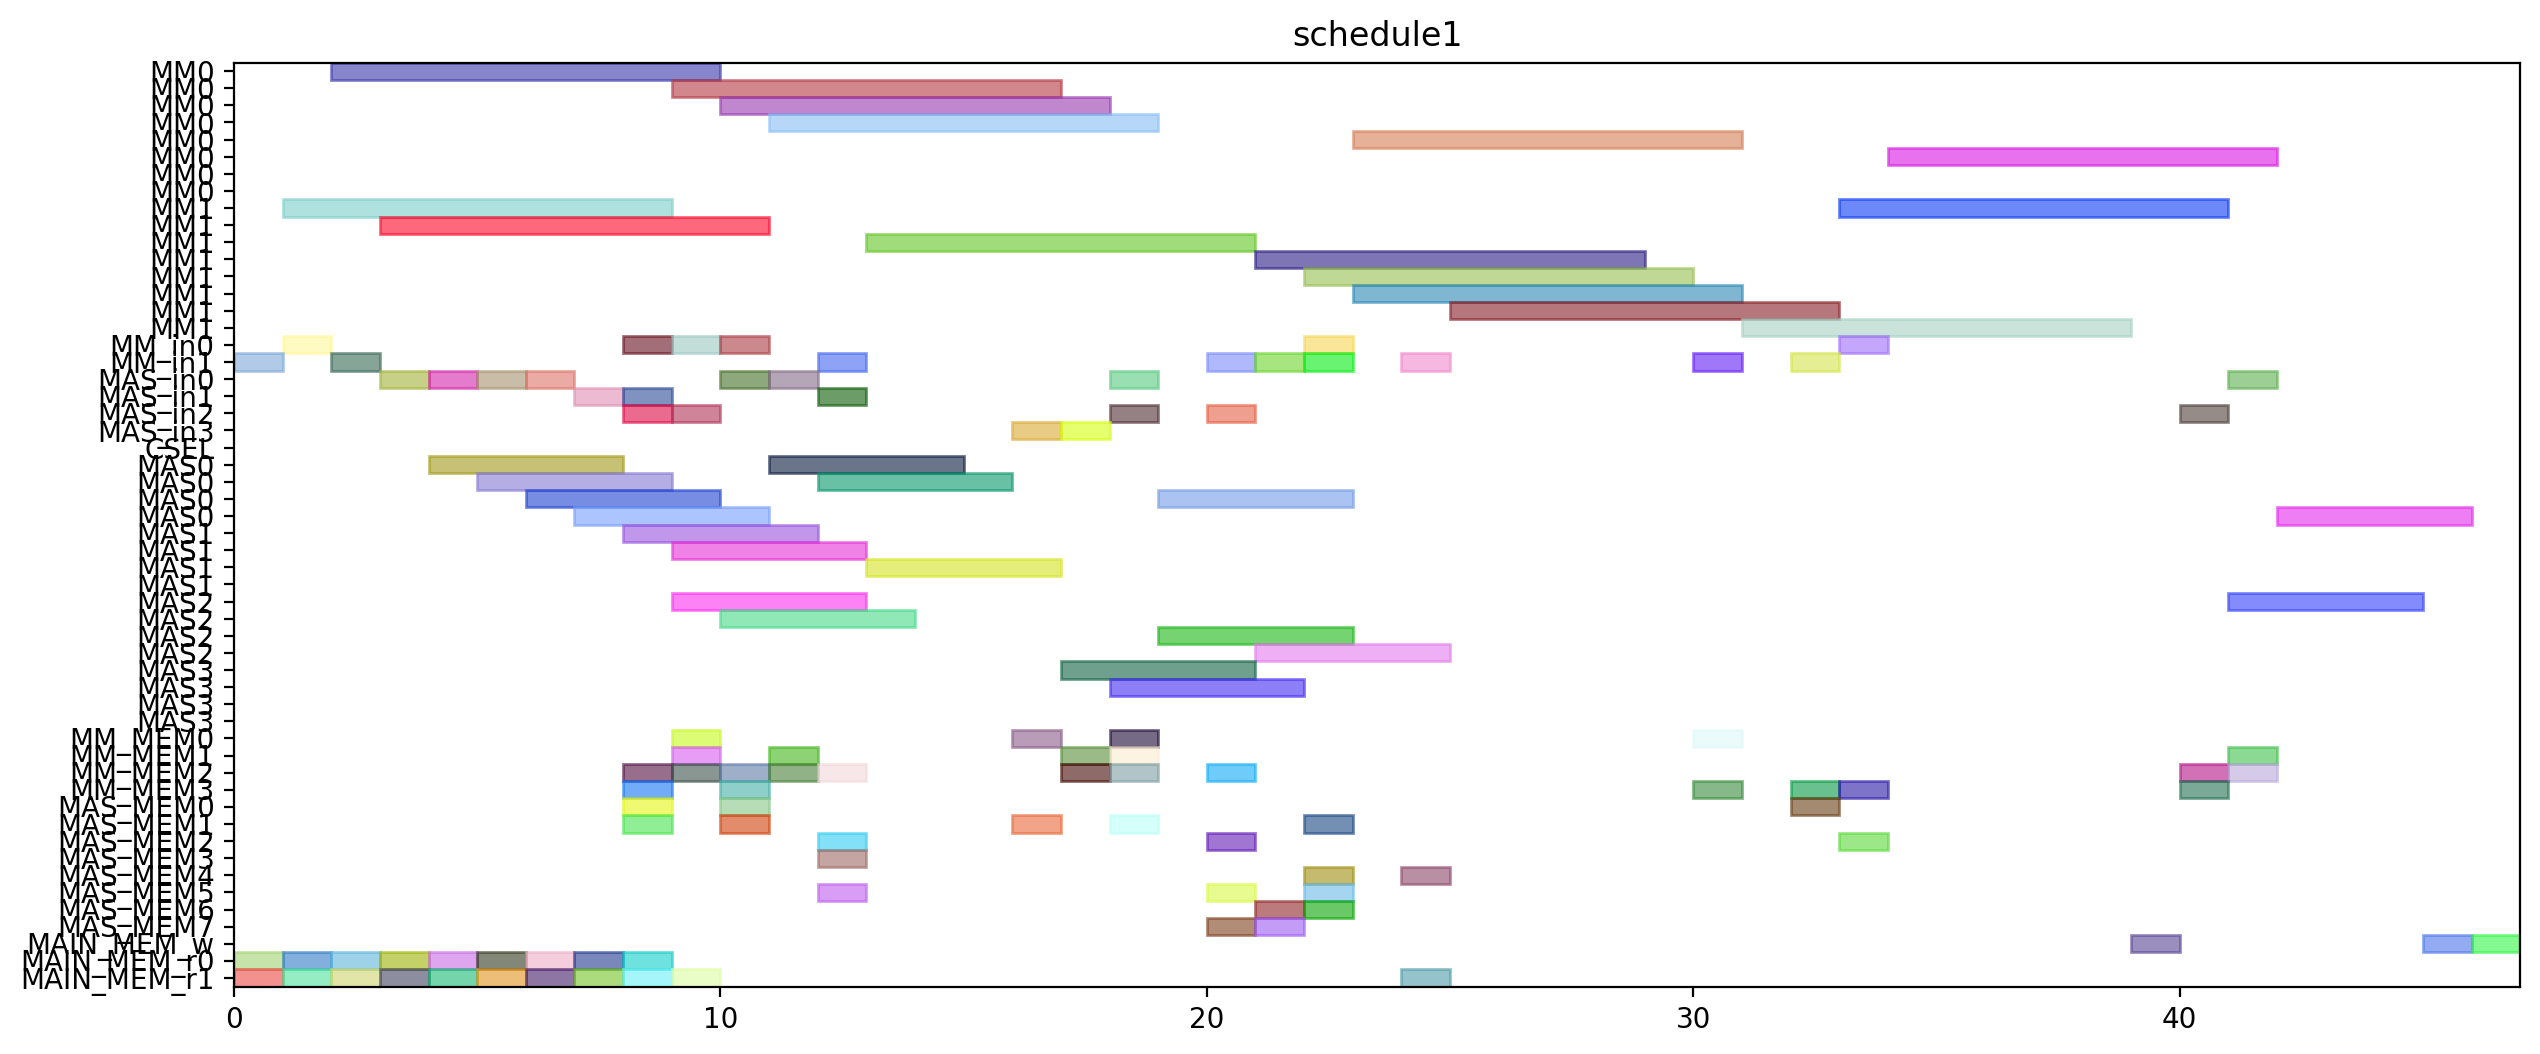

The Python source for this figure:
from pyschedule import Scenario, solvers, plotters, alt


def solve():
	horizon = 153
	S = Scenario("schedule1", horizon=horizon)

	# resource
	MM = S.Resources('MM', num=2, size=8)
	MM_in = S.Resources('MM_in', num=2)
	MAS_in = S.Resources('MAS_in', num=4)
	CSEL = S.Resource('CSEL')
	MAS = S.Resources('MAS', num=4, size=4, periods=range(1, horizon))
	MM_MEM = S.Resources('MM_MEM', num=4)
	MAS_MEM = S.Resources('MAS_MEM', num=8)
	MAIN_MEM_w = S.Resource('MAIN_MEM_w', size=1)
	MAIN_MEM_r = S.Resources('MAIN_MEM_r', num=2)

	# result of previous scheduling
	t0_in = S.Task('t0_in', length=1, delay_cost=1)
	S += t0_in >= 0
	t0_in += MM_in[1]

	t0_mem0 = S.Task('t0_mem0', length=1, delay_cost=1)
	S += t0_mem0 >= 0
	t0_mem0 += MAIN_MEM_r[0]

	t0_mem1 = S.Task('t0_mem1', length=1, delay_cost=1)
	S += t0_mem1 >= 0
	t0_mem1 += MAIN_MEM_r[1]

	t0 = S.Task('t0', length=8, delay_cost=1)
	S += t0 >= 1
	t0 += MM[1]

	t2_in = S.Task('t2_in', length=1, delay_cost=1)
	S += t2_in >= 1
	t2_in += MM_in[0]

	t2_mem0 = S.Task('t2_mem0', length=1, delay_cost=1)
	S += t2_mem0 >= 1
	t2_mem0 += MAIN_MEM_r[0]

	t2_mem1 = S.Task('t2_mem1', length=1, delay_cost=1)
	S += t2_mem1 >= 1
	t2_mem1 += MAIN_MEM_r[1]

	t1_in = S.Task('t1_in', length=1, delay_cost=1)
	S += t1_in >= 2
	t1_in += MM_in[1]

	t1_mem0 = S.Task('t1_mem0', length=1, delay_cost=1)
	S += t1_mem0 >= 2
	t1_mem0 += MAIN_MEM_r[0]

	t1_mem1 = S.Task('t1_mem1', length=1, delay_cost=1)
	S += t1_mem1 >= 2
	t1_mem1 += MAIN_MEM_r[1]

	t2 = S.Task('t2', length=8, delay_cost=1)
	S += t2 >= 2
	t2 += MM[0]

	t1 = S.Task('t1', length=8, delay_cost=1)
	S += t1 >= 3
	t1 += MM[1]

	t3_in = S.Task('t3_in', length=1, delay_cost=1)
	S += t3_in >= 3
	t3_in += MAS_in[0]

	t3_mem0 = S.Task('t3_mem0', length=1, delay_cost=1)
	S += t3_mem0 >= 3
	t3_mem0 += MAIN_MEM_r[0]

	t3_mem1 = S.Task('t3_mem1', length=1, delay_cost=1)
	S += t3_mem1 >= 3
	t3_mem1 += MAIN_MEM_r[1]

	t3 = S.Task('t3', length=4, delay_cost=1)
	S += t3 >= 4
	t3 += MAS[0]

	t4_in = S.Task('t4_in', length=1, delay_cost=1)
	S += t4_in >= 4
	t4_in += MAS_in[0]

	t4_mem0 = S.Task('t4_mem0', length=1, delay_cost=1)
	S += t4_mem0 >= 4
	t4_mem0 += MAIN_MEM_r[0]

	t4_mem1 = S.Task('t4_mem1', length=1, delay_cost=1)
	S += t4_mem1 >= 4
	t4_mem1 += MAIN_MEM_r[1]

	t4 = S.Task('t4', length=4, delay_cost=1)
	S += t4 >= 5
	t4 += MAS[0]

	t9_in = S.Task('t9_in', length=1, delay_cost=1)
	S += t9_in >= 5
	t9_in += MAS_in[0]

	t9_mem0 = S.Task('t9_mem0', length=1, delay_cost=1)
	S += t9_mem0 >= 5
	t9_mem0 += MAIN_MEM_r[0]

	t9_mem1 = S.Task('t9_mem1', length=1, delay_cost=1)
	S += t9_mem1 >= 5
	t9_mem1 += MAIN_MEM_r[1]

	t8_in = S.Task('t8_in', length=1, delay_cost=1)
	S += t8_in >= 6
	t8_in += MAS_in[0]

	t8_mem0 = S.Task('t8_mem0', length=1, delay_cost=1)
	S += t8_mem0 >= 6
	t8_mem0 += MAIN_MEM_r[0]

	t8_mem1 = S.Task('t8_mem1', length=1, delay_cost=1)
	S += t8_mem1 >= 6
	t8_mem1 += MAIN_MEM_r[1]

	t9 = S.Task('t9', length=4, delay_cost=1)
	S += t9 >= 6
	t9 += MAS[0]

	t14_in = S.Task('t14_in', length=1, delay_cost=1)
	S += t14_in >= 7
	t14_in += MAS_in[1]

	t14_mem0 = S.Task('t14_mem0', length=1, delay_cost=1)
	S += t14_mem0 >= 7
	t14_mem0 += MAIN_MEM_r[0]

	t14_mem1 = S.Task('t14_mem1', length=1, delay_cost=1)
	S += t14_mem1 >= 7
	t14_mem1 += MAIN_MEM_r[1]

	t8 = S.Task('t8', length=4, delay_cost=1)
	S += t8 >= 7
	t8 += MAS[0]

	t13_in = S.Task('t13_in', length=1, delay_cost=1)
	S += t13_in >= 8
	t13_in += MAS_in[1]

	t13_mem0 = S.Task('t13_mem0', length=1, delay_cost=1)
	S += t13_mem0 >= 8
	t13_mem0 += MAIN_MEM_r[0]

	t13_mem1 = S.Task('t13_mem1', length=1, delay_cost=1)
	S += t13_mem1 >= 8
	t13_mem1 += MAIN_MEM_r[1]

	t14 = S.Task('t14', length=4, delay_cost=1)
	S += t14 >= 8
	t14 += MAS[1]

	t18_in = S.Task('t18_in', length=1, delay_cost=1)
	S += t18_in >= 8
	t18_in += MAS_in[2]

	t18_mem0 = S.Task('t18_mem0', length=1, delay_cost=1)
	S += t18_mem0 >= 8
	t18_mem0 += MM_MEM[2]

	t18_mem1 = S.Task('t18_mem1', length=1, delay_cost=1)
	S += t18_mem1 >= 8
	t18_mem1 += MM_MEM[3]

	t5_in = S.Task('t5_in', length=1, delay_cost=1)
	S += t5_in >= 8
	t5_in += MM_in[0]

	t5_mem0 = S.Task('t5_mem0', length=1, delay_cost=1)
	S += t5_mem0 >= 8
	t5_mem0 += MAS_MEM[0]

	t5_mem1 = S.Task('t5_mem1', length=1, delay_cost=1)
	S += t5_mem1 >= 8
	t5_mem1 += MAS_MEM[1]

	t13 = S.Task('t13', length=4, delay_cost=1)
	S += t13 >= 9
	t13 += MAS[1]

	t16_in = S.Task('t16_in', length=1, delay_cost=1)
	S += t16_in >= 9
	t16_in += MAS_in[2]

	t16_mem0 = S.Task('t16_mem0', length=1, delay_cost=1)
	S += t16_mem0 >= 9
	t16_mem0 += MM_MEM[2]

	t16_mem1 = S.Task('t16_mem1', length=1, delay_cost=1)
	S += t16_mem1 >= 9
	t16_mem1 += MM_MEM[1]

	t18 = S.Task('t18', length=4, delay_cost=1)
	S += t18 >= 9
	t18 += MAS[2]

	t20_in = S.Task('t20_in', length=1, delay_cost=1)
	S += t20_in >= 9
	t20_in += MM_in[0]

	t20_mem0 = S.Task('t20_mem0', length=1, delay_cost=1)
	S += t20_mem0 >= 9
	t20_mem0 += MM_MEM[0]

	t20_mem1 = S.Task('t20_mem1', length=1, delay_cost=1)
	S += t20_mem1 >= 9
	t20_mem1 += MAIN_MEM_r[1]

	t5 = S.Task('t5', length=8, delay_cost=1)
	S += t5 >= 9
	t5 += MM[0]

	t10_in = S.Task('t10_in', length=1, delay_cost=1)
	S += t10_in >= 10
	t10_in += MM_in[0]

	t10_mem0 = S.Task('t10_mem0', length=1, delay_cost=1)
	S += t10_mem0 >= 10
	t10_mem0 += MAS_MEM[0]

	t10_mem1 = S.Task('t10_mem1', length=1, delay_cost=1)
	S += t10_mem1 >= 10
	t10_mem1 += MAS_MEM[1]

	t16 = S.Task('t16', length=4, delay_cost=1)
	S += t16 >= 10
	t16 += MAS[2]

	t20 = S.Task('t20', length=8, delay_cost=1)
	S += t20 >= 10
	t20 += MM[0]

	t6_in = S.Task('t6_in', length=1, delay_cost=1)
	S += t6_in >= 10
	t6_in += MAS_in[0]

	t6_mem0 = S.Task('t6_mem0', length=1, delay_cost=1)
	S += t6_mem0 >= 10
	t6_mem0 += MM_MEM[2]

	t6_mem1 = S.Task('t6_mem1', length=1, delay_cost=1)
	S += t6_mem1 >= 10
	t6_mem1 += MM_MEM[3]

	t10 = S.Task('t10', length=8, delay_cost=1)
	S += t10 >= 11
	t10 += MM[0]

	t11_in = S.Task('t11_in', length=1, delay_cost=1)
	S += t11_in >= 11
	t11_in += MAS_in[0]

	t11_mem0 = S.Task('t11_mem0', length=1, delay_cost=1)
	S += t11_mem0 >= 11
	t11_mem0 += MM_MEM[2]

	t11_mem1 = S.Task('t11_mem1', length=1, delay_cost=1)
	S += t11_mem1 >= 11
	t11_mem1 += MM_MEM[1]

	t6 = S.Task('t6', length=4, delay_cost=1)
	S += t6 >= 11
	t6 += MAS[0]

	t11 = S.Task('t11', length=4, delay_cost=1)
	S += t11 >= 12
	t11 += MAS[0]

	t15_in = S.Task('t15_in', length=1, delay_cost=1)
	S += t15_in >= 12
	t15_in += MM_in[1]

	t15_mem0 = S.Task('t15_mem0', length=1, delay_cost=1)
	S += t15_mem0 >= 12
	t15_mem0 += MAS_MEM[2]

	t15_mem1 = S.Task('t15_mem1', length=1, delay_cost=1)
	S += t15_mem1 >= 12
	t15_mem1 += MAS_MEM[3]

	t19_in = S.Task('t19_in', length=1, delay_cost=1)
	S += t19_in >= 12
	t19_in += MAS_in[1]

	t19_mem0 = S.Task('t19_mem0', length=1, delay_cost=1)
	S += t19_mem0 >= 12
	t19_mem0 += MM_MEM[2]

	t19_mem1 = S.Task('t19_mem1', length=1, delay_cost=1)
	S += t19_mem1 >= 12
	t19_mem1 += MAS_MEM[5]

	t15 = S.Task('t15', length=8, delay_cost=1)
	S += t15 >= 13
	t15 += MM[1]

	t19 = S.Task('t19', length=4, delay_cost=1)
	S += t19 >= 13
	t19 += MAS[1]

	t7_in = S.Task('t7_in', length=1, delay_cost=1)
	S += t7_in >= 16
	t7_in += MAS_in[3]

	t7_mem0 = S.Task('t7_mem0', length=1, delay_cost=1)
	S += t7_mem0 >= 16
	t7_mem0 += MM_MEM[0]

	t7_mem1 = S.Task('t7_mem1', length=1, delay_cost=1)
	S += t7_mem1 >= 16
	t7_mem1 += MAS_MEM[1]

	t22_in = S.Task('t22_in', length=1, delay_cost=1)
	S += t22_in >= 17
	t22_in += MAS_in[3]

	t22_mem0 = S.Task('t22_mem0', length=1, delay_cost=1)
	S += t22_mem0 >= 17
	t22_mem0 += MM_MEM[2]

	t22_mem1 = S.Task('t22_mem1', length=1, delay_cost=1)
	S += t22_mem1 >= 17
	t22_mem1 += MM_MEM[1]

	t7 = S.Task('t7', length=4, delay_cost=1)
	S += t7 >= 17
	t7 += MAS[3]

	t12_in = S.Task('t12_in', length=1, delay_cost=1)
	S += t12_in >= 18
	t12_in += MAS_in[0]

	t12_mem0 = S.Task('t12_mem0', length=1, delay_cost=1)
	S += t12_mem0 >= 18
	t12_mem0 += MM_MEM[0]

	t12_mem1 = S.Task('t12_mem1', length=1, delay_cost=1)
	S += t12_mem1 >= 18
	t12_mem1 += MAS_MEM[1]

	t21_in = S.Task('t21_in', length=1, delay_cost=1)
	S += t21_in >= 18
	t21_in += MAS_in[2]

	t21_mem0 = S.Task('t21_mem0', length=1, delay_cost=1)
	S += t21_mem0 >= 18
	t21_mem0 += MM_MEM[2]

	t21_mem1 = S.Task('t21_mem1', length=1, delay_cost=1)
	S += t21_mem1 >= 18
	t21_mem1 += MM_MEM[1]

	t22 = S.Task('t22', length=4, delay_cost=1)
	S += t22 >= 18
	t22 += MAS[3]

	t12 = S.Task('t12', length=4, delay_cost=1)
	S += t12 >= 19
	t12 += MAS[0]

	t21 = S.Task('t21', length=4, delay_cost=1)
	S += t21 >= 19
	t21 += MAS[2]

	t17_in = S.Task('t17_in', length=1, delay_cost=1)
	S += t17_in >= 20
	t17_in += MAS_in[2]

	t17_mem0 = S.Task('t17_mem0', length=1, delay_cost=1)
	S += t17_mem0 >= 20
	t17_mem0 += MM_MEM[2]

	t17_mem1 = S.Task('t17_mem1', length=1, delay_cost=1)
	S += t17_mem1 >= 20
	t17_mem1 += MAS_MEM[5]

	t28_in = S.Task('t28_in', length=1, delay_cost=1)
	S += t28_in >= 20
	t28_in += MM_in[1]

	t28_mem0 = S.Task('t28_mem0', length=1, delay_cost=1)
	S += t28_mem0 >= 20
	t28_mem0 += MAS_MEM[2]

	t28_mem1 = S.Task('t28_mem1', length=1, delay_cost=1)
	S += t28_mem1 >= 20
	t28_mem1 += MAS_MEM[7]

	t17 = S.Task('t17', length=4, delay_cost=1)
	S += t17 >= 21
	t17 += MAS[2]

	t25_in = S.Task('t25_in', length=1, delay_cost=1)
	S += t25_in >= 21
	t25_in += MM_in[1]

	t25_mem0 = S.Task('t25_mem0', length=1, delay_cost=1)
	S += t25_mem0 >= 21
	t25_mem0 += MAS_MEM[6]

	t25_mem1 = S.Task('t25_mem1', length=1, delay_cost=1)
	S += t25_mem1 >= 21
	t25_mem1 += MAS_MEM[7]

	t28 = S.Task('t28', length=8, delay_cost=1)
	S += t28 >= 21
	t28 += MM[1]

	t25 = S.Task('t25', length=8, delay_cost=1)
	S += t25 >= 22
	t25 += MM[1]

	t27_in = S.Task('t27_in', length=1, delay_cost=1)
	S += t27_in >= 22
	t27_in += MM_in[1]

	t27_mem0 = S.Task('t27_mem0', length=1, delay_cost=1)
	S += t27_mem0 >= 22
	t27_mem0 += MAS_MEM[6]

	t27_mem1 = S.Task('t27_mem1', length=1, delay_cost=1)
	S += t27_mem1 >= 22
	t27_mem1 += MAS_MEM[5]

	t29_in = S.Task('t29_in', length=1, delay_cost=1)
	S += t29_in >= 22
	t29_in += MM_in[0]

	t29_mem0 = S.Task('t29_mem0', length=1, delay_cost=1)
	S += t29_mem0 >= 22
	t29_mem0 += MAS_MEM[4]

	t29_mem1 = S.Task('t29_mem1', length=1, delay_cost=1)
	S += t29_mem1 >= 22
	t29_mem1 += MAS_MEM[1]

	t27 = S.Task('t27', length=8, delay_cost=1)
	S += t27 >= 23
	t27 += MM[1]

	t29 = S.Task('t29', length=8, delay_cost=1)
	S += t29 >= 23
	t29 += MM[0]

	t23_in = S.Task('t23_in', length=1, delay_cost=1)
	S += t23_in >= 24
	t23_in += MM_in[1]

	t23_mem0 = S.Task('t23_mem0', length=1, delay_cost=1)
	S += t23_mem0 >= 24
	t23_mem0 += MAS_MEM[4]

	t23_mem1 = S.Task('t23_mem1', length=1, delay_cost=1)
	S += t23_mem1 >= 24
	t23_mem1 += MAIN_MEM_r[1]

	t23 = S.Task('t23', length=8, delay_cost=1)
	S += t23 >= 25
	t23 += MM[1]


	# new tasks
	t24 = S.Task('t24', length=8, delay_cost=1)
	t24 += alt(MM)
	t24_in = S.Task('t24_in', length=1, delay_cost=1)
	t24_in += alt(MM_in)
	S += t24_in*MM_in[0]<=t24*MM[0]
	S += t24_in*MM_in[1]<=t24*MM[1]
	t24_mem0 = S.Task('t24_mem0', length=1, delay_cost=1)
	t24_mem0 += MAS_MEM[0]
	S += 22 < t24_mem0
	S += t24_mem0 <= t24

	t24_mem1 = S.Task('t24_mem1', length=1, delay_cost=1)
	t24_mem1 += MM_MEM[3]
	S += 32 < t24_mem1
	S += t24_mem1 <= t24

	t26 = S.Task('t26', length=8, delay_cost=1)
	t26 += alt(MM)
	t26_in = S.Task('t26_in', length=1, delay_cost=1)
	t26_in += alt(MM_in)
	S += t26_in*MM_in[0]<=t26*MM[0]
	S += t26_in*MM_in[1]<=t26*MM[1]
	t26_mem0 = S.Task('t26_mem0', length=1, delay_cost=1)
	t26_mem0 += MAS_MEM[2]
	S += 16 < t26_mem0
	S += t26_mem0 <= t26

	t26_mem1 = S.Task('t26_mem1', length=1, delay_cost=1)
	t26_mem1 += MM_MEM[3]
	S += 32 < t26_mem1
	S += t26_mem1 <= t26

	PZ_new = S.Task('PZ_new', length=8, delay_cost=1)
	PZ_new += alt(MM)
	PZ_new_in = S.Task('PZ_new_in', length=1, delay_cost=1)
	PZ_new_in += alt(MM_in)
	S += PZ_new_in*MM_in[0]<=PZ_new*MM[0]
	S += PZ_new_in*MM_in[1]<=PZ_new*MM[1]
	S += 0<PZ_new

	PZ_new_w = S.Task('PZ_new_w', length=1, delay_cost=1)
	PZ_new_w += alt(MAIN_MEM_w)
	S += PZ_new <= PZ_new_w

	PZ_new_mem0 = S.Task('PZ_new_mem0', length=1, delay_cost=1)
	PZ_new_mem0 += MM_MEM[0]
	S += 30 < PZ_new_mem0
	S += PZ_new_mem0 <= PZ_new

	PZ_new_mem1 = S.Task('PZ_new_mem1', length=1, delay_cost=1)
	PZ_new_mem1 += MM_MEM[3]
	S += 28 < PZ_new_mem1
	S += PZ_new_mem1 <= PZ_new

	PX_new = S.Task('PX_new', length=4, delay_cost=1)
	PX_new += alt(MAS)
	PX_new_in = S.Task('PX_new_in', length=1, delay_cost=1)
	PX_new_in += alt(MAS_in)
	S += PX_new_in*MAS_in[0]<=PX_new*MAS[0]

	S += PX_new_in*MAS_in[1]<=PX_new*MAS[1]

	S += PX_new_in*MAS_in[2]<=PX_new*MAS[2]

	S += PX_new_in*MAS_in[3]<=PX_new*MAS[3]

	S += 0<PX_new

	PX_new_w = S.Task('PX_new_w', length=1, delay_cost=1)
	PX_new_w += alt(MAIN_MEM_w)
	S += PX_new <= PX_new_w

	PX_new_mem0 = S.Task('PX_new_mem0', length=1, delay_cost=1)
	PX_new_mem0 += MM_MEM[2]
	S += 29 < PX_new_mem0
	S += PX_new_mem0 <= PX_new

	PX_new_mem1 = S.Task('PX_new_mem1', length=1, delay_cost=1)
	PX_new_mem1 += alt(MM_MEM)
	S += (t24*MM[0])-1 < PX_new_mem1*MM_MEM[1]
	S += (t24*MM[1])-1 < PX_new_mem1*MM_MEM[3]
	S += PX_new_mem1 <= PX_new

	PY_new = S.Task('PY_new', length=4, delay_cost=1)
	PY_new += alt(MAS)
	PY_new_in = S.Task('PY_new_in', length=1, delay_cost=1)
	PY_new_in += alt(MAS_in)
	S += PY_new_in*MAS_in[0]<=PY_new*MAS[0]

	S += PY_new_in*MAS_in[1]<=PY_new*MAS[1]

	S += PY_new_in*MAS_in[2]<=PY_new*MAS[2]

	S += PY_new_in*MAS_in[3]<=PY_new*MAS[3]

	S += 0<PY_new

	PY_new_w = S.Task('PY_new_w', length=1, delay_cost=1)
	PY_new_w += alt(MAIN_MEM_w)
	S += PY_new <= PY_new_w

	PY_new_mem0 = S.Task('PY_new_mem0', length=1, delay_cost=1)
	PY_new_mem0 += MM_MEM[2]
	S += 30 < PY_new_mem0
	S += PY_new_mem0 <= PY_new

	PY_new_mem1 = S.Task('PY_new_mem1', length=1, delay_cost=1)
	PY_new_mem1 += alt(MM_MEM)
	S += (t26*MM[0])-1 < PY_new_mem1*MM_MEM[1]
	S += (t26*MM[1])-1 < PY_new_mem1*MM_MEM[3]
	S += PY_new_mem1 <= PY_new

	solvers.mip.solve(S,msg=1,kind='CPLEX',ratio_gap=1.01)

	solution = [['hoge']*len(S.solution()[1]) for i in range(len(S.solution()))]
	for i in range(len(S.solution())):
		for j in range(len(S.solution()[i])):
			solution[i][j]=str(S.solution()[i][j])
	print(solution)

	cycles = int(solution[-1][3])

	pic_file_name = "/mnt/rose/usr1/fukuda/ABE/multiRAM_multiMAS_16mux/scheduling_result/stage8MM2_stage4MAS4/EP_ADD_A_0/schedule1.png"
	if(S.solution() != []):
		plotters.matplotlib.plot(S,img_filename=pic_file_name, show_task_labels=False, fig_size=(cycles*0.25+3, 6))

	return solution
